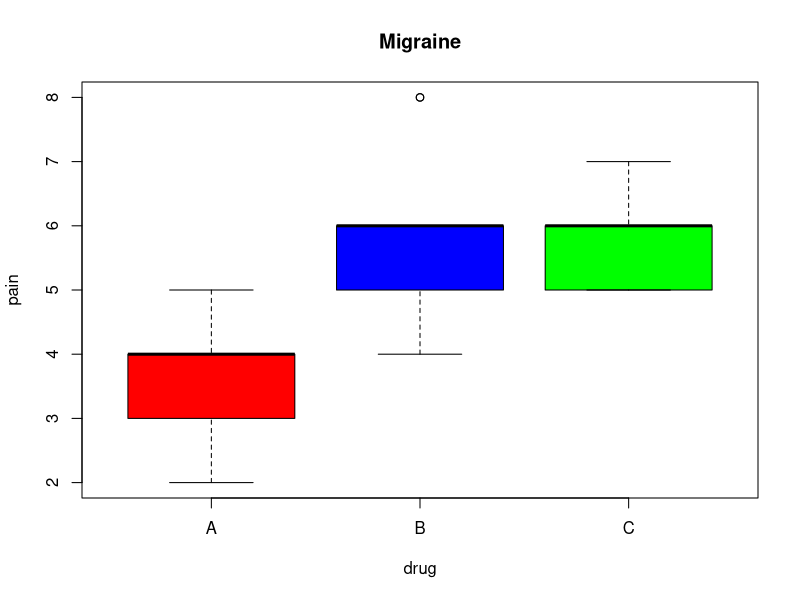
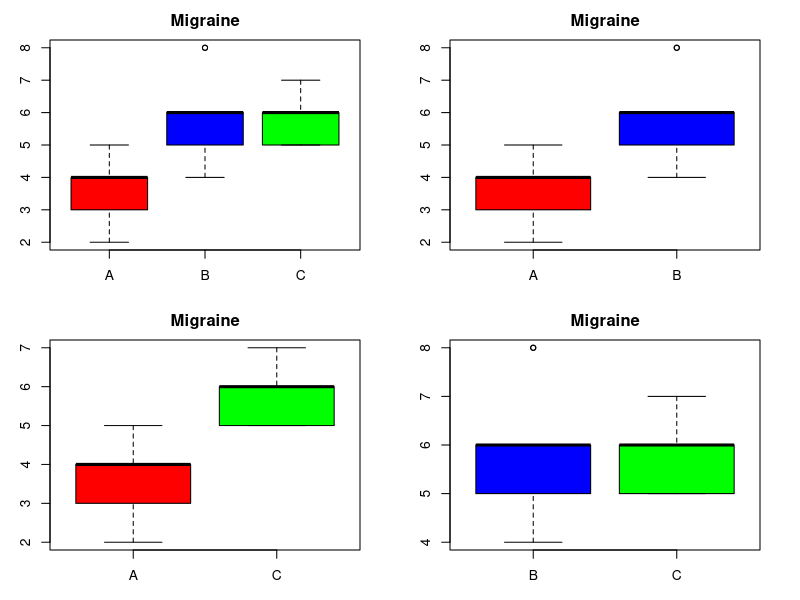
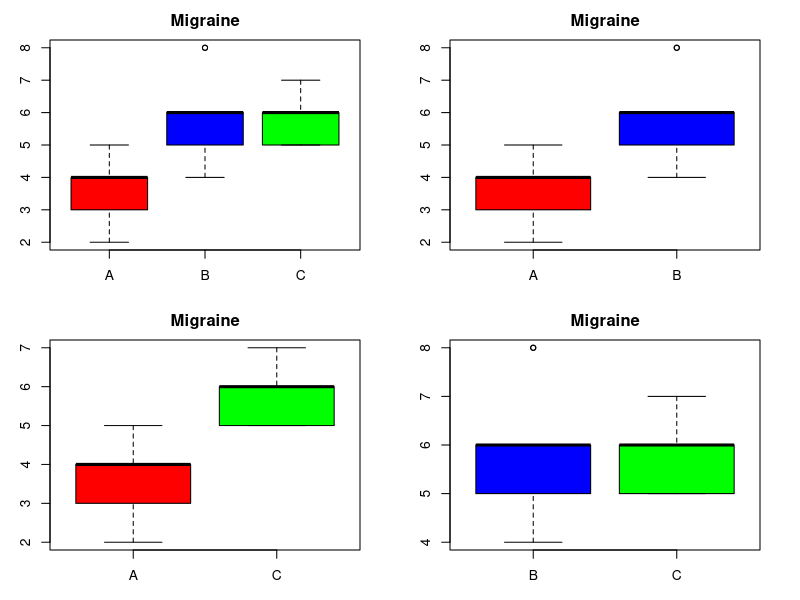

Here is the R script that generated these plots, in order:
########################### multiplot
pain = c(4, 5, 4, 3, 2, 4, 3, 4, 4, 6, 8, 4, 5, 4, 6, 5, 8, 6, 6, 7, 6, 6, 7, 5, 6, 5, 5)
drug = c(rep("A",9), rep("B",9), rep("C",9))
migraine = data.frame(pain,drug)
colors <- c("red","blue","green")
boxplot(pain ~ drug,data= migraine, main='Migraine', col = colors ,horizontal=FALSE)

drugA  = subset(migraine, drug == "A")
drugB  = subset(migraine, drug == "B")
drugC  = subset(migraine, drug == "C")
drugAB = rbind(drugA, drugB)
drugAC = rbind(drugA, drugC)
drugBC = rbind(drugB, drugC)

par( mfrow = c(2,2 ),mai=c(0.5,0.5,0.4,0.4))
boxplot(pain ~ drug,data= migraine, main='Migraine', col = colors ,horizontal=FALSE)
boxplot(pain ~ drug,data= drugAB, main='Migraine', col = c("red","blue") ,horizontal=FALSE)
boxplot(pain ~ drug,data= drugAC, main='Migraine', col = c("red","green") ,horizontal=FALSE)
boxplot(pain ~ drug,data= drugBC, main='Migraine', col = c("blue","green") ,horizontal=FALSE)


library(base)
drugAB$drug <- factor(drugAB$drug)
drugAC$drug <- factor(drugAC$drug)
drugBC$drug <- factor(drugBC$drug)

par( mfrow = c(2,2 ),mai=c(0.5,0.5,0.4,0.4))
boxplot(pain ~ drug,data= migraine, main='Migraine', col = colors ,horizontal=FALSE)
boxplot(pain ~ drug,data= drugAB, main='Migraine', col = c("red","blue") ,horizontal=FALSE)
boxplot(pain ~ drug,data= drugAC, main='Migraine', col = c("red","green") ,horizontal=FALSE)
boxplot(pain ~ drug,data= drugBC, main='Migraine', col = c("blue","green") ,horizontal=FALSE)
